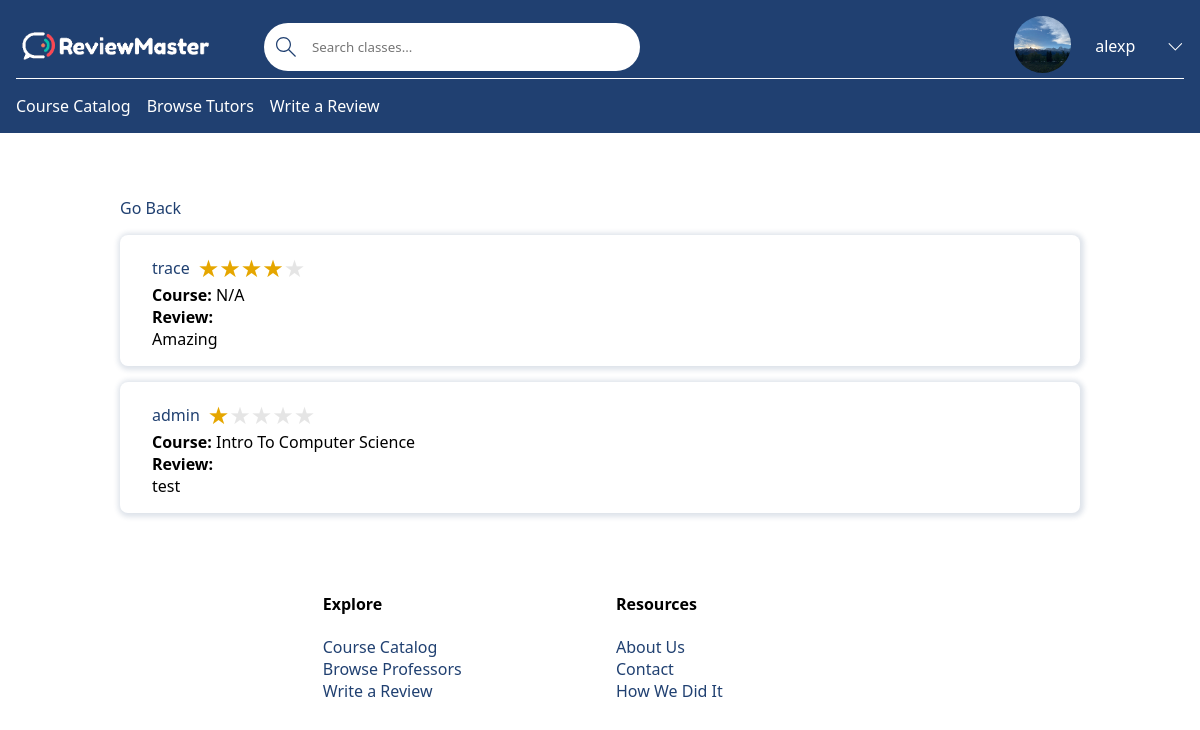
The app's page /flagged/1 (signed in) with its own data.
### base/models.py (models this page shows, shortened)
class Professor(models.Model):
    name = models.CharField(max_length=100)  # First & Last Name (John Doe)
    avatar = models.ImageField(null=True, default='avatar.svg')
    verified = models.BooleanField(default=False)  # If the professor is verified by email
    user_account = models.OneToOneField(User, on_delete=models.CASCADE, null=True, blank=True)

class Review(models.Model):
    professor = models.ForeignKey(Professor, on_delete=models.CASCADE)
    student = models.ForeignKey(User, on_delete=models.CASCADE)
    flagged = models.BooleanField(default=False)
    rating = models.IntegerField()
    course = models.ForeignKey(Course, related_name='course', on_delete=models.SET_NULL, null=True)
    review = models.TextField(null=True, blank=True)
    reply = models.TextField(null=True, blank=True)

class Course(models.Model):
    name = models.CharField(max_length=200)  # Ex: Software Engineering
    department = models.ForeignKey(Department, null=True,
                                   on_delete=models.SET_NULL)  # NOT SURE IF SET NULL IS GOOD HERE
    number = models.IntegerField(null=False)  # Ex: 3155
    students = models.ManyToManyField(User, related_name='students',
                                      blank=True)  # The students who are taking the course
    professor = models.ManyToManyField(Professor, related_name='professor')  # The professor who teach the course
    tutor = models.ManyToManyField(Tutor, related_name='course', blank=True)
    credit_hours = models.IntegerField() # EX: 3
    class Meta:
        ordering = ['department', 'number']  # Order by department, number, and section number.

### base/views/views_review.py (the view)
# urls.py: path('flagged/<int:pk>', flagged, name='flagged'),
@login_required(login_url='/login')
def flagged(request,pk):
    professor = Professor.objects.get(id=pk)
    reviews = professor.review_set.filter(flagged=True)
    context = {
        'professor': professor,
        'reviews': reviews
    }
    return render(request, 'base/review/flagged.html', context)

### base/templates/base/review/flagged.html (shortened to what this page needs)
{% extends 'main.html' %}
{% load static %}
{% block content %}
    <main>
        <a href="{% url 'professor-reviews' professor.id%}">Go Back</a>
        {% if reviews %}
            {% for review in reviews %}
                <div class="card">
                    <div class="review-title">
                        <a href="{% url 'profile' review.student %}">{{ review.student }}</a>
                        <div class="container-rating">
                            <span class="star-rating star-rating-{{ review.rating|slice:":1" }}"></span>
                        </div>
                    </div>
                    <div class="review-course">
                        <strong>Course:</strong>
                        {% if review.course %}
                            {{ review.course.name }}
                        {% else %}
                            N/A
                        {% endif %}
                    </div>
                    <div class="review-content">
                        <strong>Review:</strong>
                        <div>{{ review.review }}</div>
                    </div>
                </div>
            {% endfor %}
        {% else %}
            <p>No flagged reviews</p>
        {% endif %}
    </main>
{% endblock content %}

### templates/navbar.html (shortened to what this page needs)
{% load static %}
<header class="header header--loggedIn">
  <div class="container">
    <a href="{% url 'home' %}" class="header__logo">
      <img src="{% static 'images/reviewMasterLogo.png' %}" />
    </a>
    <form class="header__search" method="GET" action="{% url 'courses' %}">
      <label>
        <input name="q" {% if q is not None %} value="{{ q }}" {% endif %} placeholder="Search classes..." />
      </label>
    </form>
    <nav class="header__menu">
      {% if request.user.is_authenticated %}
      <div class="header__user">
        <a href="{% url 'profile' request.user %}">
          <div class="avatar avatar--medium active">
            {% if request.user.professor.avatar %}
              <img src="{{ request.user.professor.avatar.url }}" />
            {% else %}
              <img src="{% static 'images/avatar.svg' %}" />
            {% endif %}
          </div>
          <p>{{ request.user.username }}</p>
        </a>
        <button class="dropdown-button">
          <svg xmlns="http://www.w3.org/2000/svg" width="16" height="16" viewBox="0 0 16 16">
            <title>chevron-down</title>
            <path d="M1.646 4.646a.5.5 0 0 1 .708 0L8 10.293l5.646-5.647a.5.5 0 0 1 .708.708l-6 6a.5.5 0 0 1-.708 0l-6-6a.5.5 0 0 1 0-.708"/>
          </svg>
        </button>
      </div>
      {% else %}
      <a href="{% url 'login' %}">
        <img src="{% static 'images/avatar.svg' %}" />
        <p>Login</p>
      </a>
      {% endif %}
    </nav>
  </div>
  <div class="subheader-mobile">
    <ul class="header_links">
      <li><a href="{% url 'courses' %}">Course Catalog</a></li>
      <li><a href="{% url 'professor-list' %}">Browse Tutors</a></li>
      {% if request.user.is_authenticated %}
        <li><a href="{% url 'review' %}">Write a Review</a></li>
      {% endif %}
    </ul>
  </div>
</header>

### static/styles/styles.css (style rules this page uses)
:root { --primary-color: #204071; --secondary-color: #2a9d8f; --light-color: #ffffff; --error-color: #ba2d3d; --success-color: #2a9d8f; --dark-gray: #495057; --light-grey: #dee2e6; --star-color: #ffb900; --star-color-hover: gold; --star-color-active: #ea0; }
* { font-family: "Segoe UI", Roboto, Oxygen, Ubuntu, Cantarell, "Open Sans", "Helvetica Neue", sans-serif; margin: 0; padding: 0; box-sizing: border-box; text-rendering: optimizeLegibility; }
main:not(.home) { width: 80%; margin: 4rem auto; }
a { color: var(--primary-color); text-decoration: none; }
.header { padding: 1rem 3rem; background-color: var(--primary-color); color: var(--light-color); }
.header > .container { display: flex; gap: 4rem; align-items: center; }
.header__logo, .header__user { display: flex; gap: 2rem; align-items: center; }
.header__logo > img { width: 100%; max-width: 200px; }
.header__search > label { display: flex; align-items: center; gap: 1rem; background-color: var(--light-color); padding: 0.5rem; padding-left: 0; border-radius: 50px; position: relative; }
.header__search svg { width: 1.25rem; height: 2rem; margin-left: 0.75rem; fill: var(--primary-color); }
.header__search input { width: 20rem; background: transparent; border: none; padding: 0; }
.subheader-mobile { display: none; }
@media screen and (max-width: 1200px) { .header { padding: 1rem; } }
@media screen and (max-width: 1200px) { .header > .container { gap: 3rem; } }
@media screen and (max-width: 1200px) { .subheader-mobile { display: block; border-top: 1px solid var(--light-color); padding-top: 1rem; } }
.header_links { list-style-type: none; padding: 0; display: flex; gap: 1rem; }
.header_links a { color: var(--light-color) }
.header__menu { margin-left: auto; position: relative; }
.header__menu a { display: flex; gap: 1.5rem; align-items: center; font-weight: 500; text-decoration: none; color: var(--light-color); }
.header__menu img { height: 3.6rem; }
.header__menu p { line-height: 1.2; }
.header__menu svg { width: 1.6rem; height: 1.6rem; }
.dropdown-button { background: transparent; border: 0; outline: 0; cursor: pointer; padding-top: 0.25rem; transition: transform 0.3s; }
.dropdown-button svg, .dropdown-menu a svg { fill: var(--light-color); width: 1.25em; }
.header__user img { height: 57px; width: 57px; border-radius: 100%; object-fit: cover; }
.review-title { display: flex; align-items: center; gap: 0.5rem; }
.review-content { display: flex; flex-direction: column; }
input, select { width: 100%; padding: 1rem; outline: none; }
.container-rating { font-size: 1.5rem; }
.star-rating::before { content: "★★★★★"; }
.star-rating { display: inline-block; background-clip: text; color: rgba(0, 0, 0, 0.1); }
.star-rating-1 { background-image: linear-gradient( to right, var(--star-color) 0%, var(--star-color) 20%, transparent 20%, transparent 100% ); }
.star-rating-4 { background-image: linear-gradient( to right, var(--star-color) 0%, var(--star-color) 80%, transparent 80%, transparent 100% ); }
.card { padding: 1rem 2rem; margin: 1rem 0; border-radius: 1px solid var(--primary-color); border-radius: 0.5rem; box-shadow: 1px 1px 5px 3px rgba(32, 64, 113, 0.15); }

### records on screen
Review: student "trace", shows "N/A", review "Amazing"
Review: student "admin", course.name "Intro To Computer Science", review "test"

### other values on screen
{{ request.user.username }} "alexp"
